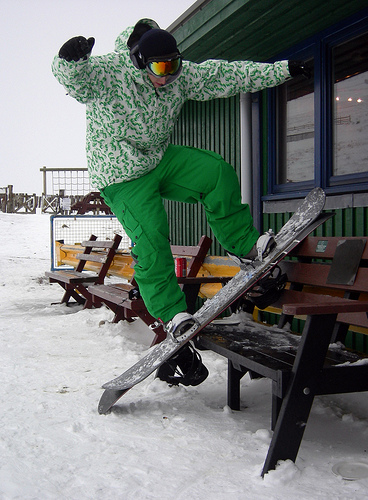
#> input picture Images - Copy/0l1owyoq.ar2.jpg, 368 x 500 px
$ python -i script1.py   (imports and definitions only)
#> lines starting #> are read from the running program, lines starting #| are printed output that depends on the picture
import sys
import json
import numpy as np
from skimage import io, color
from skimage.feature import local_binary_pattern
import cv2


def generate_features(image_path):
    # Load the image
#> called with image_path = '../Images - Copy/0l1owyoq.ar2.jpg'
    image = io.imread(image_path)
#> image is the input picture: shape (500, 368, 3); mean R, G, B 115, 121.6, 118.2
    gray_image = color.rgb2gray(image) if len(image.shape) == 3 else image
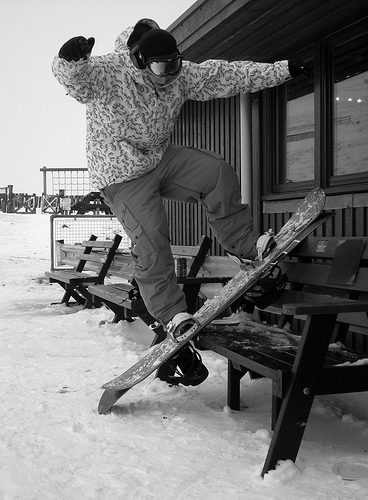
#> gray_image: shape (500, 368) float64; min 0, max 1, mean 0.47

    # Extract LBP features (Texture) - Fixed length
    radius = 1
    n_points = 8 * radius
    lbp = local_binary_pattern(gray_image, P=n_points, R=radius, method="default")
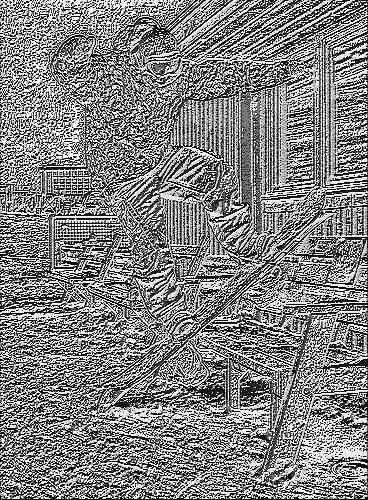
#> lbp: shape (500, 368) float64; min 0, max 255, mean 130.5
    lbp_hist, _ = np.histogram(lbp.ravel(), bins=128, range=(0, 255))
#> lbp_hist = 128 values, max 25288 at index 127, min 34 at index 85, mean 1437.5
    lbp_hist = lbp_hist.astype(np.float32) / np.sum(lbp_hist)  # Normalize
#> lbp_hist = 128 values, max 0.137 at index 127, min 0.000185 at index 85, mean 0.00781

    # Extract color histogram
    color_histogram = np.histogram(image.ravel(), bins=256, range=(0, 255))[0]
#> color_histogram = 256 values, max 5559 at index 8, min 185 at index 252, mean 2156.2

    # Extract Hu Moments (Shape Descriptors)
    moments = cv2.moments((gray_image * 255).astype(np.uint8))
#> moments = moments, m00 21985390, centre m10/m00, m01/m00 = (133.4, 269.5)
    hu_moments = cv2.HuMoments(moments).flatten()
#> hu_moments = [0.0015, 4.02e-07, 4.68e-11, 6.32e-11, -2.96e-21, -2.86e-14, 1.74e-21]

    # Log-transform Hu Moments safely
    hu_moments = np.where(hu_moments > 0, -np.log10(hu_moments), 0)
#> hu_moments = [2.82, 6.4, 10.33, 10.2, 0, 0, 20.76]

    # Combine all features
    features = {
        "ColorHistogram": color_histogram.tolist(),
        "TextureFeatures": lbp_hist.tolist(),
        "ShapeDescriptors": hu_moments.tolist()
    }

    return features


def main():
    #input_data = '{"ImagePath": "lnqzht4f.m3g.jpg"}'
    input_data = sys.stdin.read()
    data = json.loads(input_data)

    if 'ImagePath' in data:
        image_path = data['ImagePath']
        features = generate_features(image_path)

        # Print the extracted features for storage in the database
        print(json.dumps(features))


# [2 lines not run here, left out]

>>> result = generate_features('../Images - Copy/0l1owyoq.ar2.jpg')
#> result = 3 items

$ run again, on Images - Copy/0n4hfky3.ynu.jpg
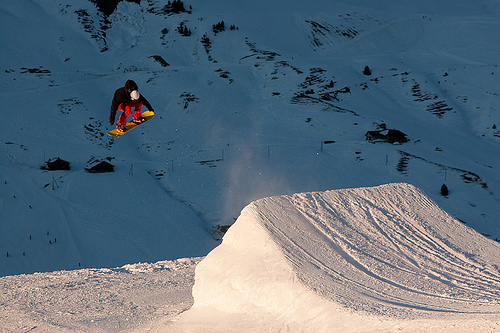
#> input picture Images - Copy/0n4hfky3.ynu.jpg, 500 x 333 px
#> in generate_features, image is the input picture: shape (333, 500, 3); mean R, G, B 93, 110.4, 123.9
#> in generate_features, `gray_image = color.rgb2gray(image) if len(image.shape) == 3 else image`:
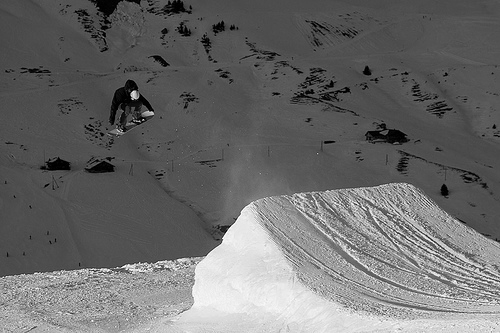
#> gray_image: shape (333, 500) float64; min 0, max 1, mean 0.422
#> in generate_features, `lbp = local_binary_pattern(gray_image, P=n_points, R=radius, method="d..`:
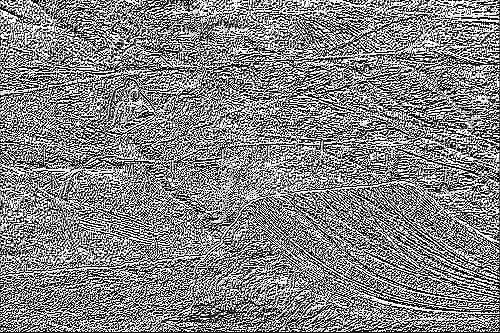
#> lbp: shape (333, 500) float64; min 0, max 255, mean 131.7
#> in generate_features, `lbp_hist, _ = np.histogram(lbp.ravel(), bins=128, range=(0, 255))`: lbp_hist = 128 values, max 28318 at index 127, min 38 at index 21, mean 1300.8
#> in generate_features, `lbp_hist = lbp_hist.astype(np.float32) / np.sum(lbp_hist)`: lbp_hist = 128 values, max 0.17 at index 127, min 0.000228 at index 21, mean 0.00781
#> color_histogram = 256 values, max 9407 at index 111, min 265 at index 19, mean 1951.2
#> moments = moments, m00 17864623, centre m10/m00, m01/m00 = (260.1, 198.7)
#> in generate_features, `hu_moments = cv2.HuMoments(moments).flatten()`: hu_moments = [0.00161, 2.94e-07, 9.66e-12, 6.4e-11, -1.42e-21, -1.29e-14, 7.28e-22]
#> in generate_features, `hu_moments = np.where(hu_moments > 0, -np.log10(hu_moments), 0)`: hu_moments = [2.79, 6.53, 11.01, 10.19, 0, 0, 21.14]
#> result = 3 items

$ run again, on Images - Copy/0wamp0az.0q4.jpg
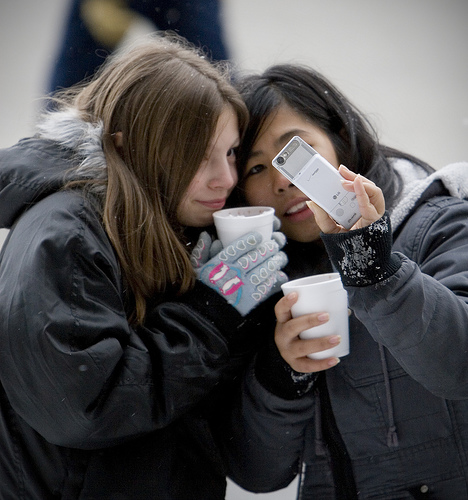
#> input picture Images - Copy/0wamp0az.0q4.jpg, 468 x 500 px
#> in generate_features, image is the input picture: shape (500, 468, 3); mean R, G, B 81.9, 79.7, 80.5
#> in generate_features, `gray_image = color.rgb2gray(image) if len(image.shape) == 3 else image`:
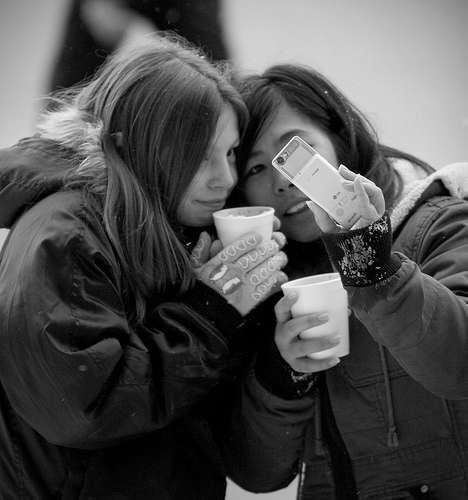
#> gray_image: shape (500, 468) float64; min 0, max 0.999, mean 0.315
#> in generate_features, `lbp = local_binary_pattern(gray_image, P=n_points, R=radius, method="d..`:
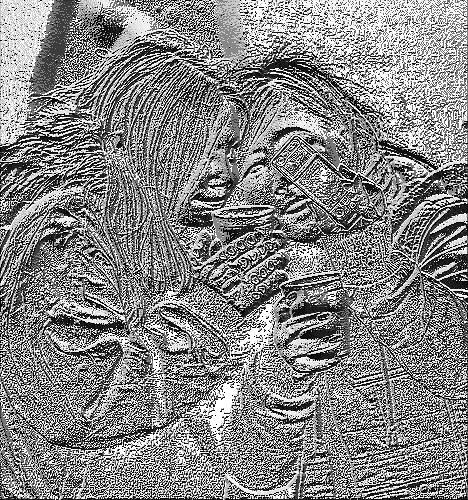
#> lbp: shape (500, 468) float64; min 0, max 255, mean 133.9
#> in generate_features, `lbp_hist, _ = np.histogram(lbp.ravel(), bins=128, range=(0, 255))`: lbp_hist = 128 values, max 34302 at index 127, min 33 at index 21, mean 1828.1
#> in generate_features, `lbp_hist = lbp_hist.astype(np.float32) / np.sum(lbp_hist)`: lbp_hist = 128 values, max 0.147 at index 127, min 0.000141 at index 21, mean 0.00781
#> color_histogram = 256 values, max 17978 at index 0, min 15 at index 254, mean 2742.2
#> moments = moments, m00 18672623, centre m10/m00, m01/m00 = (259.4, 172.2)
#> in generate_features, `hu_moments = cv2.HuMoments(moments).flatten()`: hu_moments = [0.00186, 5.73e-08, 5.93e-10, 3.51e-10, -1.51e-19, -2.32e-14, -5.53e-20]
#> in generate_features, `hu_moments = np.where(hu_moments > 0, -np.log10(hu_moments), 0)`: hu_moments = [2.73, 7.24, 9.23, 9.45, 0, 0, 0]
#> result = 3 items

$ run again, on Images - Copy/12lxhgli.lpk.jpg
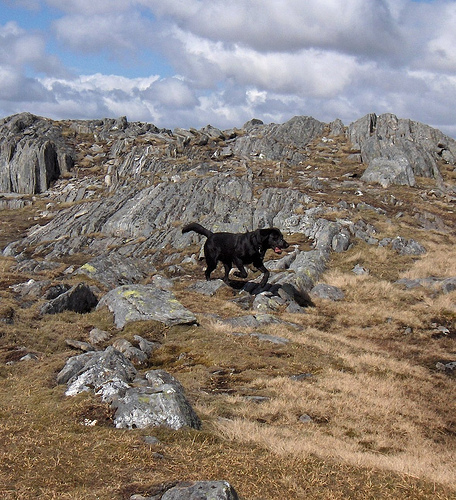
#> input picture Images - Copy/12lxhgli.lpk.jpg, 456 x 500 px
#> in generate_features, image is the input picture: shape (500, 456, 3); mean R, G, B 137.3, 127.1, 119.5
#> in generate_features, `gray_image = color.rgb2gray(image) if len(image.shape) == 3 else image`:
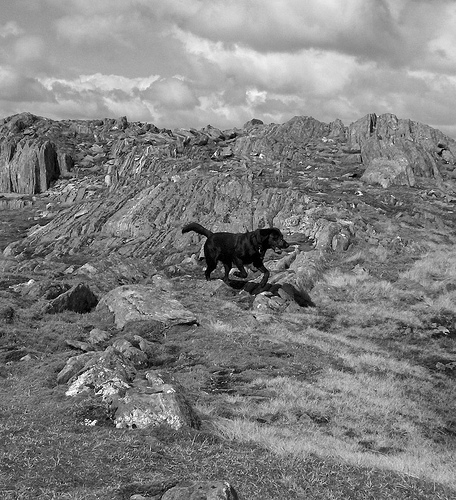
#> gray_image: shape (500, 456) float64; min 0, max 1, mean 0.505
#> in generate_features, `lbp = local_binary_pattern(gray_image, P=n_points, R=radius, method="d..`:
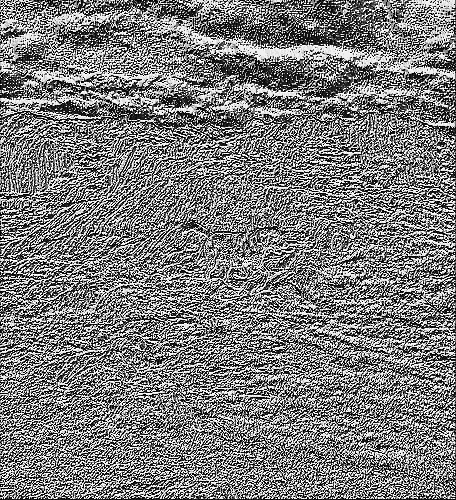
#> lbp: shape (500, 456) float64; min 0, max 255, mean 124.2
#> in generate_features, `lbp_hist, _ = np.histogram(lbp.ravel(), bins=128, range=(0, 255))`: lbp_hist = 128 values, max 30029 at index 127, min 49 at index 84, mean 1781.2
#> in generate_features, `lbp_hist = lbp_hist.astype(np.float32) / np.sum(lbp_hist)`: lbp_hist = 128 values, max 0.132 at index 127, min 0.000215 at index 84, mean 0.00781
#> color_histogram = 256 values, max 5135 at index 114, min 21 at index 249, mean 2671.9
#> moments = moments, m00 29230368, centre m10/m00, m01/m00 = (234.3, 226.4)
#> in generate_features, `hu_moments = cv2.HuMoments(moments).flatten()`: hu_moments = [0.00135, 3.64e-08, 1.7e-11, 1.8e-11, 1.93e-22, 2.96e-15, -2.49e-22]
#> in generate_features, `hu_moments = np.where(hu_moments > 0, -np.log10(hu_moments), 0)`: hu_moments = [2.87, 7.44, 10.77, 10.74, 21.71, 14.53, 0]
#> result = 3 items
